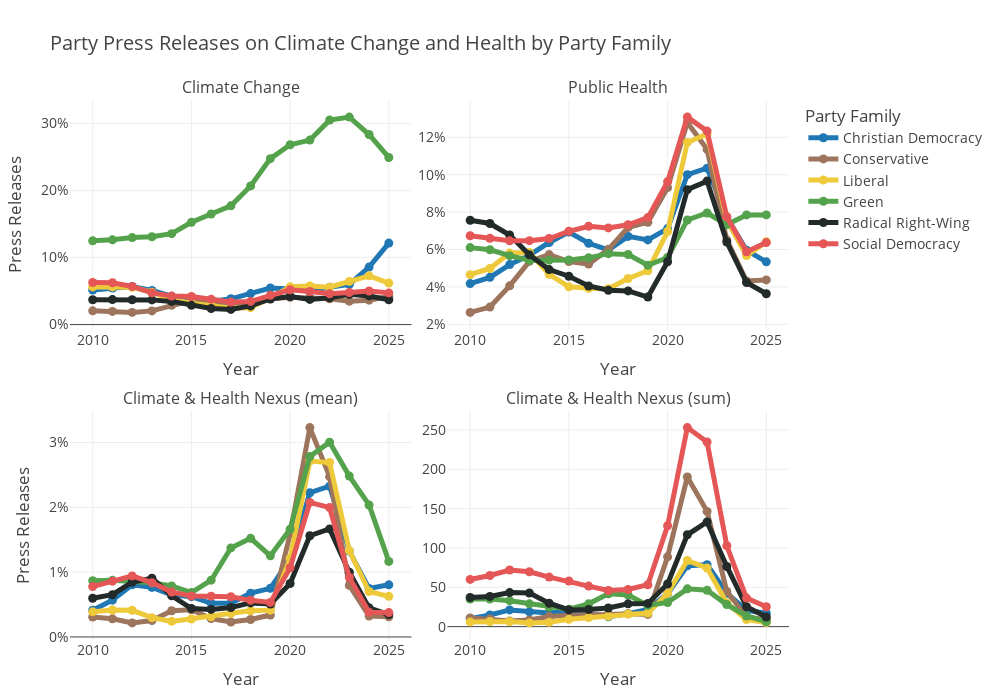

Notebook code cell kept with this figure:
### Markdown cell above
## Primary Figure: Indicator 5.3.3: Political party engagement with health and climate change

### Code cell
# import libraries
import pandas as pd
import numpy as np
from plotly.subplots import make_subplots
import plotly.graph_objects as go
import plotly.express as px


# read in data 
df = pd.read_csv('../data/indicator_5_3_3.csv')
# drop values after 2025 
df = df[df['year'] <= 2025]

# dictionary to map party names to respective party colors
party_colors = {'Christian Democracy': '#1f77b4',
                'Conservative': '#9D755D',
                'Liberal': '#EECA3B',
                'Green': '#54A24B',
                'Radical Right-Wing': '#222A2A',
                'Social Democracy': '#E45756',}


# Define the mapping of data column -> subplot position
col_to_position = {
    'environment_climate_issue1_mean': (1, 1),  # Climate Change
    'healthcare_issue1_mean': (1, 2),           # Public Health
    'climate_health_mean': (2, 1),              # Climate and Health Nexus (mean)
    'climate_health_sum': (2, 2)                # Climate and Health Nexus (sum)
}


def create_nexus_subplot(df, 
                         title = 'Party Press Releases on Climate Change and Health by Party Family',
                         save_path=None,
                         col_to_position = col_to_position,
                         party_colors = party_colors):

    # Titles should match the order of the subplot grid
    fig = make_subplots(
        rows=2, cols=2,
        subplot_titles=(
            'Climate Change',
            'Public Health',
            'Climate & Health Nexus (mean)', 
            'Climate & Health Nexus (sum)'
        ),
        horizontal_spacing=0.05,  # reduce horizontal gap between columns
        vertical_spacing=0.15      # reduce vertical gap between rows
    )

    # Loop through the variables and plot each one in its correct subplot
    for i, col in enumerate(col_to_position.keys()):
        row, col_num = col_to_position[col]
        for party_family in party_colors.keys():
            subset = df[df['party_family'] == party_family].copy()

            # smooth the line
            subset[col] = subset[col].rolling(window=2, min_periods=1).mean()
            subset[col] = subset[col].rolling(window=2, min_periods=1).mean()

            fig.add_trace(go.Scatter(
                x=subset['year'],
                y=subset[col],
                mode='lines+markers',
                name=party_family,
                line=dict(color=party_colors[party_family], width=5),
                showlegend=True if i == 0 else False,
            ), row=row, col=col_num)

    # Update layout
    fig.update_layout(
        title=title,
        xaxis_title='Year',
        yaxis_title='Press Releases',
        title_x=0.05,
        legend_title='Party Family',
        hovermode='x unified',
        width=1000,
        height=700,
        template='presentation',
        font=dict(size=14),
        margin=dict(l=70, r=50, t=100, b=60)
    )

    # Format all y-axes as percentages
    fig.update_yaxes(tickformat=".0%", row=1, col=1)
    fig.update_yaxes(tickformat=".0%", row=1, col=2)
    fig.update_yaxes(tickformat=".0%", row=2, col=1)

    # Custom x-axis titles per subplot 
    fig.update_xaxes(title_text="Year", row=2, col=1)
    fig.update_xaxes(title_text="Year", row=2, col=2)
    fig.update_xaxes(title_text="Year", row=1, col=2)

    # add y-axis titles
    fig.update_yaxes(title_text="Press Releases", row=1, col=1)
    #fig.update_yaxes(title_text="Press Releases", row=1, col=2)
    fig.update_yaxes(title_text="Press Releases", row=2, col=1)
    #fig.update_yaxes(title_text="Press Releases", row=2, col=2)


    # save figure if save_path is provided
    if save_path:
        fig.write_image(save_path, scale=2)
    # show figure
    fig.show()


create_nexus_subplot(df, 
                     #title='',
                     save_path='../appendix/indicator_5_3_3.png',
                     col_to_position=col_to_position,
                     party_colors=party_colors)

### Figure 1 — Plotly figure (JSON) as saved in the notebook; plotly's stock layout.template omitted (floating-point values rounded to 4 significant figures)
{"data": [{"line": {"color": "#1f77b4", "width": 5}, "mode": "lines+markers", "name": "Christian Democracy", "showlegend": true, "type": "scatter", "x": [2010, 2011, 2012, 2013, 2014, 2015, 2016, 2017, 2018, 2019, 2020, 2021, 2022, 2023, 2024, 2025], "xaxis": "x", "y": [0.0517, 0.0546, 0.05676, 0.05101, 0.04234, 0.03603, 0.03453, 0.0385, 0.04631, 0.05461, 0.053, 0.0497, 0.05584, 0.06011, 0.08579, 0.1216], "yaxis": "y"}, {"line": {"color": "#9D755D", "width": 5}, "mode": "lines+markers", "name": "Conservative", "showlegend": true, "type": "scatter", "x": [2010, 2011, 2012, 2013, 2014, 2015, 2016, 2017, 2018, 2019, 2020, 2021, 2022, 2023, 2024, 2025], "xaxis": "x", "y": [0.02048, 0.01964, 0.01818, 0.02043, 0.02881, 0.03591, 0.03354, 0.02887, 0.03196, 0.03845, 0.04078, 0.04023, 0.03861, 0.03497, 0.03646, 0.04194], "yaxis": "y"}, {"line": {"color": "#EECA3B", "width": 5}, "mode": "lines+markers", "name": "Liberal", "showlegend": true, "type": "scatter", "x": [2010, 2011, 2012, 2013, 2014, 2015, 2016, 2017, 2018, 2019, 2020, 2021, 2022, 2023, 2024, 2025], "xaxis": "x", "y": [0.05624, 0.05619, 0.05556, 0.04838, 0.03698, 0.03184, 0.02853, 0.02454, 0.0253, 0.03955, 0.05635, 0.05754, 0.05586, 0.06448, 0.07271, 0.06196], "yaxis": "y"}, {"line": {"color": "#54A24B", "width": 5}, "mode": "lines+markers", "name": "Green", "showlegend": true, "type": "scatter", "x": [2010, 2011, 2012, 2013, 2014, 2015, 2016, 2017, 2018, 2019, 2020, 2021, 2022, 2023, 2024, 2025], "xaxis": "x", "y": [0.125, 0.1265, 0.1299, 0.1311, 0.1357, 0.1526, 0.165, 0.1772, 0.2069, 0.2477, 0.2684, 0.2754, 0.3052, 0.3097, 0.2837, 0.2495], "yaxis": "y"}, {"line": {"color": "#222A2A", "width": 5}, "mode": "lines+markers", "name": "Radical Right-Wing", "showlegend": true, "type": "scatter", "x": [2010, 2011, 2012, 2013, 2014, 2015, 2016, 2017, 2018, 2019, 2020, 2021, 2022, 2023, 2024, 2025], "xaxis": "x", "y": [0.03709, 0.03734, 0.03706, 0.03687, 0.03458, 0.0287, 0.02399, 0.02267, 0.02782, 0.03825, 0.04183, 0.03756, 0.03992, 0.04524, 0.04274, 0.03698], "yaxis": "y"}, {"line": {"color": "#E45756", "width": 5}, "mode": "lines+markers", "name": "Social Democracy", "showlegend": true, "type": "scatter", "x": [2010, 2011, 2012, 2013, 2014, 2015, 2016, 2017, 2018, 2019, 2020, 2021, 2022, 2023, 2024, 2025], "xaxis": "x", "y": [0.06285, 0.06236, 0.05695, 0.04732, 0.04256, 0.04185, 0.03791, 0.03356, 0.03462, 0.0437, 0.05191, 0.04936, 0.04595, 0.04791, 0.05014, 0.04731], "yaxis": "y"}, {"line": {"color": "#1f77b4", "width": 5}, "mode": "lines+markers", "name": "Christian Democracy", "showlegend": false, "type": "scatter", "x": [2010, 2011, 2012, 2013, 2014, 2015, 2016, 2017, 2018, 2019, 2020, 2021, 2022, 2023, 2024, 2025], "xaxis": "x2", "y": [0.04177, 0.04511, 0.05194, 0.05695, 0.06377, 0.06933, 0.06334, 0.05976, 0.06701, 0.06514, 0.07119, 0.1, 0.1035, 0.07726, 0.05965, 0.05342], "yaxis": "y2"}, {"line": {"color": "#9D755D", "width": 5}, "mode": "lines+markers", "name": "Conservative", "showlegend": false, "type": "scatter", "x": [2010, 2011, 2012, 2013, 2014, 2015, 2016, 2017, 2018, 2019, 2020, 2021, 2022, 2023, 2024, 2025], "xaxis": "x2", "y": [0.02637, 0.02922, 0.04056, 0.05367, 0.05728, 0.05356, 0.05222, 0.0601, 0.07184, 0.07453, 0.09309, 0.128, 0.1135, 0.06514, 0.04316, 0.04373], "yaxis": "y2"}, {"line": {"color": "#EECA3B", "width": 5}, "mode": "lines+markers", "name": "Liberal", "showlegend": false, "type": "scatter", "x": [2010, 2011, 2012, 2013, 2014, 2015, 2016, 2017, 2018, 2019, 2020, 2021, 2022, 2023, 2024, 2025], "xaxis": "x2", "y": [0.04654, 0.04985, 0.05809, 0.05839, 0.04668, 0.04004, 0.03929, 0.03899, 0.0445, 0.04866, 0.06961, 0.1173, 0.1218, 0.07565, 0.05675, 0.0641], "yaxis": "y2"}, {"line": {"color": "#54A24B", "width": 5}, "mode": "lines+markers", "name": "Green", "showlegend": false, "type": "scatter", "x": [2010, 2011, 2012, 2013, 2014, 2015, 2016, 2017, 2018, 2019, 2020, 2021, 2022, 2023, 2024, 2025], "xaxis": "x2", "y": [0.06101, 0.05987, 0.05673, 0.05421, 0.05429, 0.05444, 0.05553, 0.05779, 0.05733, 0.0516, 0.05575, 0.07581, 0.07953, 0.07332, 0.0785, 0.07849], "yaxis": "y2"}, {"line": {"color": "#222A2A", "width": 5}, "mode": "lines+markers", "name": "Radical Right-Wing", "showlegend": false, "type": "scatter", "x": [2010, 2011, 2012, 2013, 2014, 2015, 2016, 2017, 2018, 2019, 2020, 2021, 2022, 2023, 2024, 2025], "xaxis": "x2", "y": [0.07563, 0.07393, 0.06775, 0.05716, 0.04925, 0.04572, 0.0405, 0.03824, 0.03784, 0.03456, 0.05343, 0.09203, 0.09659, 0.064, 0.04236, 0.03633], "yaxis": "y2"}, {"line": {"color": "#E45756", "width": 5}, "mode": "lines+markers", "name": "Social Democracy", "showlegend": false, "type": "scatter", "x": [2010, 2011, 2012, 2013, 2014, 2015, 2016, 2017, 2018, 2019, 2020, 2021, 2022, 2023, 2024, 2025], "xaxis": "x2", "y": [0.06738, 0.06604, 0.06463, 0.06473, 0.0659, 0.06975, 0.07245, 0.07156, 0.07323, 0.07706, 0.09631, 0.1308, 0.1233, 0.07747, 0.05878, 0.0637], "yaxis": "y2"}, {"line": {"color": "#1f77b4", "width": 5}, "mode": "lines+markers", "name": "Christian Democracy", "showlegend": false, "type": "scatter", "x": [2010, 2011, 2012, 2013, 2014, 2015, 2016, 2017, 2018, 2019, 2020, 2021, 2022, 2023, 2024, 2025], "xaxis": "x3", "y": [0.004136, 0.005681, 0.008056, 0.007648, 0.006516, 0.006211, 0.005191, 0.005211, 0.006759, 0.007501, 0.01206, 0.02225, 0.02325, 0.01325, 0.007464, 0.008045], "yaxis": "y3"}, {"line": {"color": "#9D755D", "width": 5}, "mode": "lines+markers", "name": "Conservative", "showlegend": false, "type": "scatter", "x": [2010, 2011, 2012, 2013, 2014, 2015, 2016, 2017, 2018, 2019, 2020, 2021, 2022, 2023, 2024, 2025], "xaxis": "x3", "y": [0.003086, 0.002799, 0.002169, 0.002533, 0.004041, 0.004188, 0.002853, 0.002303, 0.002693, 0.003382, 0.01587, 0.0323, 0.02473, 0.007952, 0.003215, 0.003103], "yaxis": "y3"}, {"line": {"color": "#EECA3B", "width": 5}, "mode": "lines+markers", "name": "Liberal", "showlegend": false, "type": "scatter", "x": [2010, 2011, 2012, 2013, 2014, 2015, 2016, 2017, 2018, 2019, 2020, 2021, 2022, 2023, 2024, 2025], "xaxis": "x3", "y": [0.003878, 0.004154, 0.00411, 0.00298, 0.002405, 0.002777, 0.003101, 0.003644, 0.004039, 0.004133, 0.01212, 0.02713, 0.02691, 0.01332, 0.007005, 0.006262], "yaxis": "y3"}, {"line": {"color": "#54A24B", "width": 5}, "mode": "lines+markers", "name": "Green", "showlegend": false, "type": "scatter", "x": [2010, 2011, 2012, 2013, 2014, 2015, 2016, 2017, 2018, 2019, 2020, 2021, 2022, 2023, 2024, 2025], "xaxis": "x3", "y": [0.008681, 0.008735, 0.008564, 0.008366, 0.007871, 0.00684, 0.008757, 0.01374, 0.01522, 0.01252, 0.01662, 0.02783, 0.03004, 0.02481, 0.02036, 0.01165], "yaxis": "y3"}, {"line": {"color": "#222A2A", "width": 5}, "mode": "lines+markers", "name": "Radical Right-Wing", "showlegend": false, "type": "scatter", "x": [2010, 2011, 2012, 2013, 2014, 2015, 2016, 2017, 2018, 2019, 2020, 2021, 2022, 2023, 2024, 2025], "xaxis": "x3", "y": [0.005967, 0.006516, 0.00845, 0.009059, 0.006358, 0.004382, 0.004248, 0.004536, 0.005257, 0.005086, 0.008241, 0.01561, 0.01667, 0.009986, 0.004489, 0.003461], "yaxis": "y3"}, {"line": {"color": "#E45756", "width": 5}, "mode": "lines+markers", "name": "Social Democracy", "showlegend": false, "type": "scatter", "x": [2010, 2011, 2012, 2013, 2014, 2015, 2016, 2017, 2018, 2019, 2020, 2021, 2022, 2023, 2024, 2025], "xaxis": "x3", "y": [0.007775, 0.008612, 0.00942, 0.008379, 0.006922, 0.006316, 0.00629, 0.006199, 0.005657, 0.005334, 0.01067, 0.02075, 0.01995, 0.009191, 0.003823, 0.003761], "yaxis": "y3"}, {"line": {"color": "#1f77b4", "width": 5}, "mode": "lines+markers", "name": "Christian Democracy", "showlegend": false, "type": "scatter", "x": [2010, 2011, 2012, 2013, 2014, 2015, 2016, 2017, 2018, 2019, 2020, 2021, 2022, 2023, 2024, 2025], "xaxis": "x4", "y": [10, 14.75, 21.25, 18.75, 17.5, 20.25, 16, 12.5, 16.5, 22, 41.75, 77.25, 78.75, 42.5, 20.75, 17], "yaxis": "y4"}, {"line": {"color": "#9D755D", "width": 5}, "mode": "lines+markers", "name": "Conservative", "showlegend": false, "type": "scatter", "x": [2010, 2011, 2012, 2013, 2014, 2015, 2016, 2017, 2018, 2019, 2020, 2021, 2022, 2023, 2024, 2025], "xaxis": "x4", "y": [11, 9.75, 7.25, 8.5, 13, 14.5, 14.25, 15.5, 16.25, 15.5, 88.75, 190.2, 146.5, 44.75, 12.25, 8.75], "yaxis": "y4"}, {"line": {"color": "#EECA3B", "width": 5}, "mode": "lines+markers", "name": "Liberal", "showlegend": false, "type": "scatter", "x": [2010, 2011, 2012, 2013, 2014, 2015, 2016, 2017, 2018, 2019, 2020, 2021, 2022, 2023, 2024, 2025], "xaxis": "x4", "y": [6, 6.5, 6.5, 4.75, 5.5, 9.25, 11.5, 13.25, 16, 17.25, 42.25, 84, 74.5, 30, 9, 5.25], "yaxis": "y4"}, {"line": {"color": "#54A24B", "width": 5}, "mode": "lines+markers", "name": "Green", "showlegend": false, "type": "scatter", "x": [2010, 2011, 2012, 2013, 2014, 2015, 2016, 2017, 2018, 2019, 2020, 2021, 2022, 2023, 2024, 2025], "xaxis": "x4", "y": [35, 35, 33, 29, 25, 22.25, 29, 41.75, 40.25, 27, 30.75, 48, 46.25, 28, 13.5, 6.25], "yaxis": "y4"}, {"line": {"color": "#222A2A", "width": 5}, "mode": "lines+markers", "name": "Radical Right-Wing", "showlegend": false, "type": "scatter", "x": [2010, 2011, 2012, 2013, 2014, 2015, 2016, 2017, 2018, 2019, 2020, 2021, 2022, 2023, 2024, 2025], "xaxis": "x4", "y": [37, 38.25, 43.25, 42.75, 29.75, 21.25, 21.75, 23.75, 29, 29.5, 54.25, 116.8, 133, 76.5, 25.25, 12.25], "yaxis": "y4"}, {"line": {"color": "#E45756", "width": 5}, "mode": "lines+markers", "name": "Social Democracy", "showlegend": false, "type": "scatter", "x": [2010, 2011, 2012, 2013, 2014, 2015, 2016, 2017, 2018, 2019, 2020, 2021, 2022, 2023, 2024, 2025], "xaxis": "x4", "y": [60, 65, 72, 69.75, 63, 58, 51.5, 46, 47.25, 53.25, 128.2, 253, 234.8, 102.8, 36.25, 25.25], "yaxis": "y4"}], "layout": {"annotations": [{"font": {"size": 16}, "showarrow": false, "text": "Climate Change", "x": 0.2375, "xanchor": "center", "xref": "paper", "y": 1, "yanchor": "bottom", "yref": "paper"}, {"font": {"size": 16}, "showarrow": false, "text": "Public Health", "x": 0.7625, "xanchor": "center", "xref": "paper", "y": 1, "yanchor": "bottom", "yref": "paper"}, {"font": {"size": 16}, "showarrow": false, "text": "Climate & Health Nexus (mean)", "x": 0.2375, "xanchor": "center", "xref": "paper", "y": 0.425, "yanchor": "bottom", "yref": "paper"}, {"font": {"size": 16}, "showarrow": false, "text": "Climate & Health Nexus (sum)", "x": 0.7625, "xanchor": "center", "xref": "paper", "y": 0.425, "yanchor": "bottom", "yref": "paper"}], "font": {"size": 14}, "height": 700, "hovermode": "x unified", "legend": {"title": {"text": "Party Family"}}, "margin": {"b": 60, "l": 70, "r": 50, "t": 100}, "title": {"text": "Party Press Releases on Climate Change and Health by Party Family", "x": 0.05}, "width": 1000, "xaxis": {"anchor": "y", "domain": [0, 0.475], "title": {"text": "Year"}}, "xaxis2": {"anchor": "y2", "domain": [0.525, 1], "title": {"text": "Year"}}, "xaxis3": {"anchor": "y3", "domain": [0, 0.475], "title": {"text": "Year"}}, "xaxis4": {"anchor": "y4", "domain": [0.525, 1], "title": {"text": "Year"}}, "yaxis": {"anchor": "x", "domain": [0.575, 1], "tickformat": ".0%", "title": {"text": "Press Releases"}}, "yaxis2": {"anchor": "x2", "domain": [0.575, 1], "tickformat": ".0%"}, "yaxis3": {"anchor": "x3", "domain": [0, 0.425], "tickformat": ".0%", "title": {"text": "Press Releases"}}, "yaxis4": {"anchor": "x4", "domain": [0, 0.425]}}}
